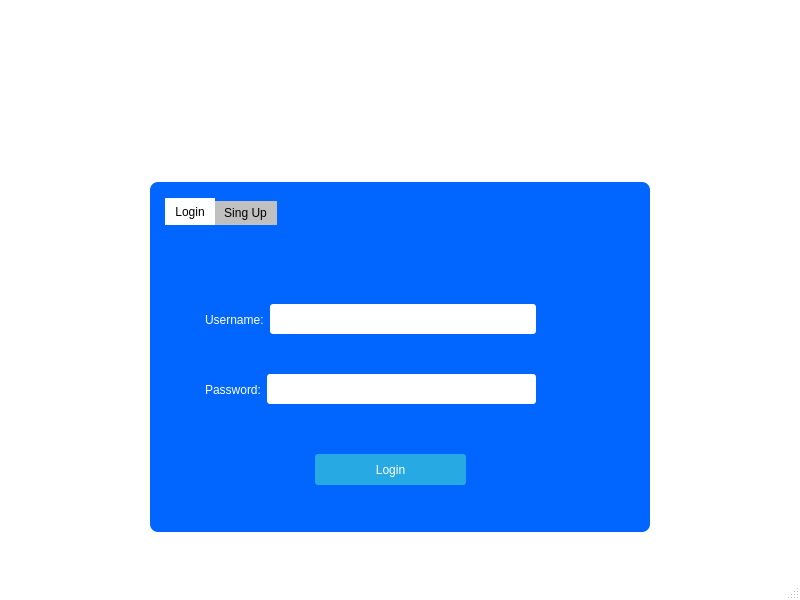
<?xml version="1.0" encoding="UTF-8"?>
<ui version="4.0">
 <class>MainWindow</class>
 <widget class="QMainWindow" name="MainWindow">
  <property name="geometry">
   <rect>
    <x>0</x>
    <y>0</y>
    <width>800</width>
    <height>600</height>
   </rect>
  </property>
  <property name="sizePolicy">
   <sizepolicy hsizetype="Fixed" vsizetype="Fixed">
    <horstretch>0</horstretch>
    <verstretch>0</verstretch>
   </sizepolicy>
  </property>
  <property name="minimumSize">
   <size>
    <width>800</width>
    <height>600</height>
   </size>
  </property>
  <property name="maximumSize">
   <size>
    <width>800</width>
    <height>600</height>
   </size>
  </property>
  <property name="windowTitle">
   <string>MainWindow</string>
  </property>
  <property name="styleSheet">
   <string notr="true">#centralWidget { 
background: #3333cc;
	background-image: url(:/login/login.jpg);
}

#MainWindow{
background-color:white
}

</string>
  </property>
  <widget class="QWidget" name="centralwidget">
   <property name="styleSheet">
    <string notr="true">#centralWidget { 
background: #3333cc;
}</string>
   </property>
   <layout class="QVBoxLayout" name="verticalLayout">
    <property name="leftMargin">
     <number>0</number>
    </property>
    <property name="topMargin">
     <number>0</number>
    </property>
    <property name="rightMargin">
     <number>0</number>
    </property>
    <property name="bottomMargin">
     <number>0</number>
    </property>
    <item>
     <layout class="QHBoxLayout" name="horizontalLayout_2">
      <property name="topMargin">
       <number>30</number>
      </property>
     </layout>
    </item>
    <item>
     <layout class="QHBoxLayout" name="horizontalLayout_4">
      <property name="topMargin">
       <number>0</number>
      </property>
      <item>
       <widget class="QLabel" name="label">
        <property name="sizePolicy">
         <sizepolicy hsizetype="Fixed" vsizetype="Minimum">
          <horstretch>0</horstretch>
          <verstretch>0</verstretch>
         </sizepolicy>
        </property>
        <property name="minimumSize">
         <size>
          <width>400</width>
          <height>100</height>
         </size>
        </property>
        <property name="font">
         <font>
          <family>Bell MT</family>
          <pointsize>18</pointsize>
          <weight>75</weight>
          <bold>true</bold>
         </font>
        </property>
        <property name="styleSheet">
         <string notr="true"/>
        </property>
        <property name="text">
         <string/>
        </property>
        <property name="pixmap">
         <pixmap resource="images.qrc">:/logo/welcome.webp</pixmap>
        </property>
        <property name="scaledContents">
         <bool>false</bool>
        </property>
       </widget>
      </item>
     </layout>
    </item>
    <item>
     <spacer name="verticalSpacer_2">
      <property name="orientation">
       <enum>Qt::Vertical</enum>
      </property>
      <property name="sizeHint" stdset="0">
       <size>
        <width>20</width>
        <height>40</height>
       </size>
      </property>
     </spacer>
    </item>
    <item>
     <layout class="QHBoxLayout" name="horizontalLayout_5">
      <property name="topMargin">
       <number>0</number>
      </property>
      <item>
       <widget class="QWidget" name="loginForm" native="true">
        <property name="sizePolicy">
         <sizepolicy hsizetype="Fixed" vsizetype="Fixed">
          <horstretch>0</horstretch>
          <verstretch>0</verstretch>
         </sizepolicy>
        </property>
        <property name="minimumSize">
         <size>
          <width>500</width>
          <height>350</height>
         </size>
        </property>
        <property name="styleSheet">
         <string notr="true">#loginForm
{
  background:rgb(0, 102, 255);
  border-radius: 8px;
}</string>
        </property>
        <layout class="QVBoxLayout" name="verticalLayout_2">
         <property name="leftMargin">
          <number>15</number>
         </property>
         <property name="topMargin">
          <number>15</number>
         </property>
         <property name="rightMargin">
          <number>15</number>
         </property>
         <property name="bottomMargin">
          <number>15</number>
         </property>
         <item>
          <widget class="QTabWidget" name="tabWidget">
           <property name="minimumSize">
            <size>
             <width>100</width>
             <height>100</height>
            </size>
           </property>
           <property name="styleSheet">
            <string notr="true">QTabWidget::pane {
	
 	border: 1px  black;  
    backgroundr: rgb(0, 102, 255);
}
QTabWidget::tab-bar:top {
    top: 1px;
}
QTabWidget::tab-bar:bottom {
    bottom: 1px;
}

QTabWidget::tab-bar:left {
    right: 1px;
}

QTabWidget::tab-bar:right {
    left: 1px;
}


QTabBar::tab:selected {
    background: white;
}

QTabBar::tab:!selected {
    background: silver;
}

QTabBar::tab:!selected:hover {
    background: #999;
}
QTabBar::tab:top:!selected {
    margin-top: 3px;
}

QTabBar::tab:bottom:!selected {
    margin-bottom: 3px;
}

QTabBar::tab:top, QTabBar::tab:bottom {
    min-width: 8ex;
    margin-right: -1px;
    padding: 5px 10px 5px 10px;
}

QTabBar::tab:top:selected {
    border-bottom-color: none;
}

QTabBar::tab:bottom:selected {
    border-top-color: none;
}

QTabBar::tab:top:last, QTabBar::tab:bottom:last,
QTabBar::tab:top:only-one, QTabBar::tab:bottom:only-one {
    margin-right: 0;
}
QTabBar::tab:left:!selected {
    margin-right: 3px;
}

QTabBar::tab:right:!selected {
    margin-left: 3px;
}

QTabBar::tab:left, QTabBar::tab:right {
    min-height: 8ex;
    margin-bottom: -1px;
    padding: 10px 5px 10px 5px;
}

QTabBar::tab:left:selected {
    border-left-color: none;
}

QTabBar::tab:right:selected {
    border-right-color: none;
}

QTabBar::tab:left:last, QTabBar::tab:right:last,
QTabBar::tab:left:only-one, QTabBar::tab:right:only-one {
    margin-bottom: 0;
}</string>
           </property>
           <property name="currentIndex">
            <number>0</number>
           </property>
           <property name="iconSize">
            <size>
             <width>16</width>
             <height>16</height>
            </size>
           </property>
           <widget class="QWidget" name="tab_1">
            <attribute name="title">
             <string>Login</string>
            </attribute>
            <widget class="QPushButton" name="loginButton">
             <property name="geometry">
              <rect>
               <x>150</x>
               <y>230</y>
               <width>151</width>
               <height>31</height>
              </rect>
             </property>
             <property name="minimumSize">
              <size>
               <width>0</width>
               <height>25</height>
              </size>
             </property>
             <property name="styleSheet">
              <string notr="true">QPushButton
{
  color: white;
  background-color: #27a9e3;
  border-width: 0px;
  border-radius: 3px;
}
QPushButton:hover { background-color: #66c011; }</string>
             </property>
             <property name="text">
              <string>Login</string>
             </property>
            </widget>
            <widget class="QWidget" name="horizontalLayoutWidget_4">
             <property name="geometry">
              <rect>
               <x>40</x>
               <y>60</y>
               <width>331</width>
               <height>71</height>
              </rect>
             </property>
             <layout class="QHBoxLayout" name="horizontalLayout_6">
              <item>
               <widget class="QLabel" name="label_2">
                <property name="styleSheet">
                 <string notr="true">QLabel { color: white; }
</string>
                </property>
                <property name="text">
                 <string>Username:</string>
                </property>
               </widget>
              </item>
              <item>
               <widget class="QLineEdit" name="username">
                <property name="minimumSize">
                 <size>
                  <width>0</width>
                  <height>30</height>
                 </size>
                </property>
                <property name="styleSheet">
                 <string notr="true">
QLineEdit { border-radius: 3px; }</string>
                </property>
               </widget>
              </item>
             </layout>
            </widget>
            <widget class="QWidget" name="horizontalLayoutWidget_5">
             <property name="geometry">
              <rect>
               <x>40</x>
               <y>130</y>
               <width>331</width>
               <height>71</height>
              </rect>
             </property>
             <layout class="QHBoxLayout" name="horizontalLayout_7">
              <item>
               <widget class="QLabel" name="label_3">
                <property name="styleSheet">
                 <string notr="true">QLabel { color: white; }
</string>
                </property>
                <property name="text">
                 <string>Password:</string>
                </property>
               </widget>
              </item>
              <item>
               <widget class="QLineEdit" name="password">
                <property name="minimumSize">
                 <size>
                  <width>0</width>
                  <height>30</height>
                 </size>
                </property>
                <property name="styleSheet">
                 <string notr="true">
QLineEdit { border-radius: 3px; }</string>
                </property>
               </widget>
              </item>
             </layout>
            </widget>
           </widget>
           <widget class="QWidget" name="tab_2">
            <attribute name="title">
             <string>Sing Up</string>
            </attribute>
            <widget class="QWidget" name="horizontalLayoutWidget">
             <property name="geometry">
              <rect>
               <x>60</x>
               <y>10</y>
               <width>301</width>
               <height>51</height>
              </rect>
             </property>
             <layout class="QHBoxLayout" name="horizontalLayout">
              <item>
               <widget class="QLabel" name="label_4">
                <property name="styleSheet">
                 <string notr="true">QLabel { color: white; }
</string>
                </property>
                <property name="text">
                 <string>Enter Name:</string>
                </property>
               </widget>
              </item>
              <item>
               <spacer name="horizontalSpacer_2">
                <property name="orientation">
                 <enum>Qt::Horizontal</enum>
                </property>
                <property name="sizeType">
                 <enum>QSizePolicy::Fixed</enum>
                </property>
                <property name="sizeHint" stdset="0">
                 <size>
                  <width>57</width>
                  <height>20</height>
                 </size>
                </property>
               </spacer>
              </item>
              <item>
               <widget class="QLineEdit" name="name">
                <property name="minimumSize">
                 <size>
                  <width>30</width>
                  <height>30</height>
                 </size>
                </property>
                <property name="styleSheet">
                 <string notr="true">QLineEdit { border-radius: 3px; }
</string>
                </property>
               </widget>
              </item>
             </layout>
            </widget>
            <widget class="QWidget" name="horizontalLayoutWidget_6">
             <property name="geometry">
              <rect>
               <x>60</x>
               <y>70</y>
               <width>301</width>
               <height>51</height>
              </rect>
             </property>
             <layout class="QHBoxLayout" name="horizontalLayout_3">
              <item>
               <widget class="QLabel" name="label_5">
                <property name="styleSheet">
                 <string notr="true">QLabel { color: white; }</string>
                </property>
                <property name="text">
                 <string>Enter Email:</string>
                </property>
               </widget>
              </item>
              <item>
               <spacer name="horizontalSpacer_3">
                <property name="orientation">
                 <enum>Qt::Horizontal</enum>
                </property>
                <property name="sizeType">
                 <enum>QSizePolicy::Fixed</enum>
                </property>
                <property name="sizeHint" stdset="0">
                 <size>
                  <width>60</width>
                  <height>20</height>
                 </size>
                </property>
               </spacer>
              </item>
              <item>
               <widget class="QLineEdit" name="email">
                <property name="minimumSize">
                 <size>
                  <width>0</width>
                  <height>30</height>
                 </size>
                </property>
                <property name="styleSheet">
                 <string notr="true">QLineEdit { border-radius: 3px; }</string>
                </property>
               </widget>
              </item>
             </layout>
            </widget>
            <widget class="QWidget" name="horizontalLayoutWidget_7">
             <property name="geometry">
              <rect>
               <x>60</x>
               <y>130</y>
               <width>301</width>
               <height>51</height>
              </rect>
             </property>
             <layout class="QHBoxLayout" name="horizontalLayout_8">
              <item>
               <widget class="QLabel" name="label_6">
                <property name="styleSheet">
                 <string notr="true">QLabel { color: white; }
</string>
                </property>
                <property name="text">
                 <string>Password:</string>
                </property>
               </widget>
              </item>
              <item>
               <spacer name="horizontalSpacer_4">
                <property name="orientation">
                 <enum>Qt::Horizontal</enum>
                </property>
                <property name="sizeType">
                 <enum>QSizePolicy::Fixed</enum>
                </property>
                <property name="sizeHint" stdset="0">
                 <size>
                  <width>65</width>
                  <height>20</height>
                 </size>
                </property>
               </spacer>
              </item>
              <item>
               <widget class="QLineEdit" name="password_2">
                <property name="minimumSize">
                 <size>
                  <width>0</width>
                  <height>30</height>
                 </size>
                </property>
                <property name="styleSheet">
                 <string notr="true">QLineEdit { border-radius: 3px; }</string>
                </property>
               </widget>
              </item>
             </layout>
            </widget>
            <widget class="QWidget" name="horizontalLayoutWidget_8">
             <property name="geometry">
              <rect>
               <x>60</x>
               <y>190</y>
               <width>301</width>
               <height>51</height>
              </rect>
             </property>
             <layout class="QHBoxLayout" name="horizontalLayout_9">
              <item>
               <widget class="QLabel" name="label_7">
                <property name="styleSheet">
                 <string notr="true">QLabel { color: white; }</string>
                </property>
                <property name="text">
                 <string>Re-Enter Password:</string>
                </property>
               </widget>
              </item>
              <item>
               <spacer name="horizontalSpacer_5">
                <property name="orientation">
                 <enum>Qt::Horizontal</enum>
                </property>
                <property name="sizeType">
                 <enum>QSizePolicy::Fixed</enum>
                </property>
                <property name="sizeHint" stdset="0">
                 <size>
                  <width>20</width>
                  <height>20</height>
                 </size>
                </property>
               </spacer>
              </item>
              <item>
               <widget class="QLineEdit" name="reenter">
                <property name="minimumSize">
                 <size>
                  <width>0</width>
                  <height>30</height>
                 </size>
                </property>
                <property name="styleSheet">
                 <string notr="true">QLineEdit { border-radius: 3px; }</string>
                </property>
               </widget>
              </item>
             </layout>
            </widget>
            <widget class="QPushButton" name="singupButton">
             <property name="geometry">
              <rect>
               <x>170</x>
               <y>260</y>
               <width>121</width>
               <height>25</height>
              </rect>
             </property>
             <property name="minimumSize">
              <size>
               <width>0</width>
               <height>25</height>
              </size>
             </property>
             <property name="styleSheet">
              <string notr="true">QPushButton
{
  color: white;
  background-color: #27a9e3;
  border-width: 0px;
  border-radius: 3px;
}
QPushButton:hover { background-color: #66c011; }</string>
             </property>
             <property name="text">
              <string>Sing Up</string>
             </property>
            </widget>
           </widget>
          </widget>
         </item>
        </layout>
       </widget>
      </item>
     </layout>
    </item>
    <item>
     <spacer name="verticalSpacer">
      <property name="orientation">
       <enum>Qt::Vertical</enum>
      </property>
      <property name="sizeHint" stdset="0">
       <size>
        <width>20</width>
        <height>40</height>
       </size>
      </property>
     </spacer>
    </item>
   </layout>
  </widget>
  <widget class="QStatusBar" name="statusbar"/>
 </widget>
 <resources>
  <include location="images.qrc"/>
 </resources>
 <connections/>
</ui>
